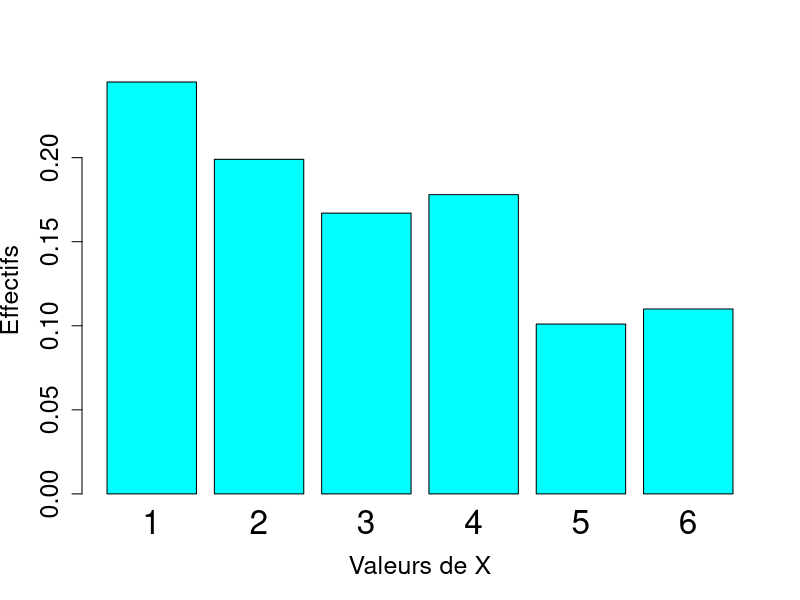
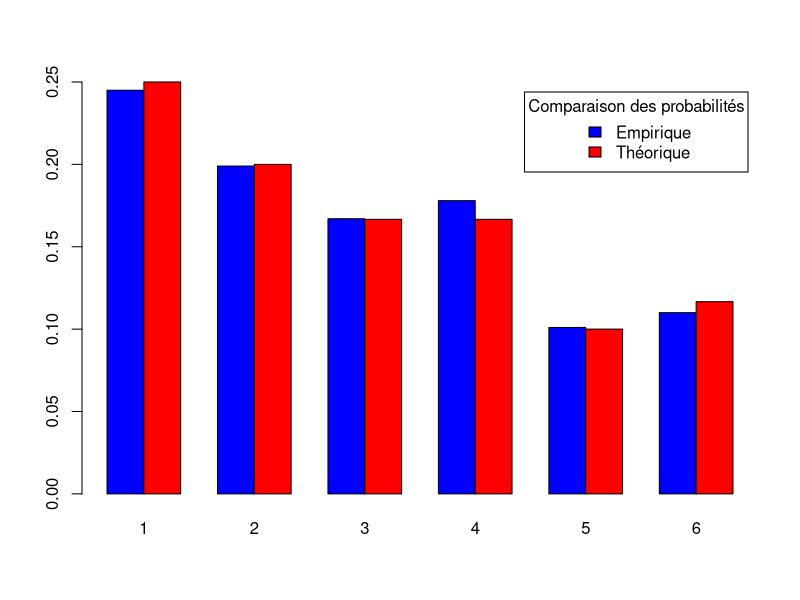

Write R code to recreate these figures, in order.
# Instruction pour que tout le monde ait le m^eme al´ea de d´epart
RNGkind(sample.kind = "Rounding")
prob = c(1/4, 1/5, 1/6, 1/6, 1/10, 7/60)
P = cumsum(prob)
x = (1:length(P))[runif(1)<P][1]

N = 1000 ; x=rep(NA,N)
for(i in 1:N) x[i] = (1:length(P))[runif(1)<P][1]
  barplot(table(x)/N, col="cyan", cex = 2, cex.axis = 1.5, cex.lab=1.5,
          xlab="Valeurs de X", ylab = "Effectifs")
data <- cbind(table(x)/1000,prob)
data <- t(data)

rownames(data) <- c("Empirique","Théorique")

barplot(data, beside = TRUE, col=c("blue", "red"),
        legend.text = rownames((data)), args.legend = list(title="Comparaison des probabilités"))
print(dim(data))
View(data)
